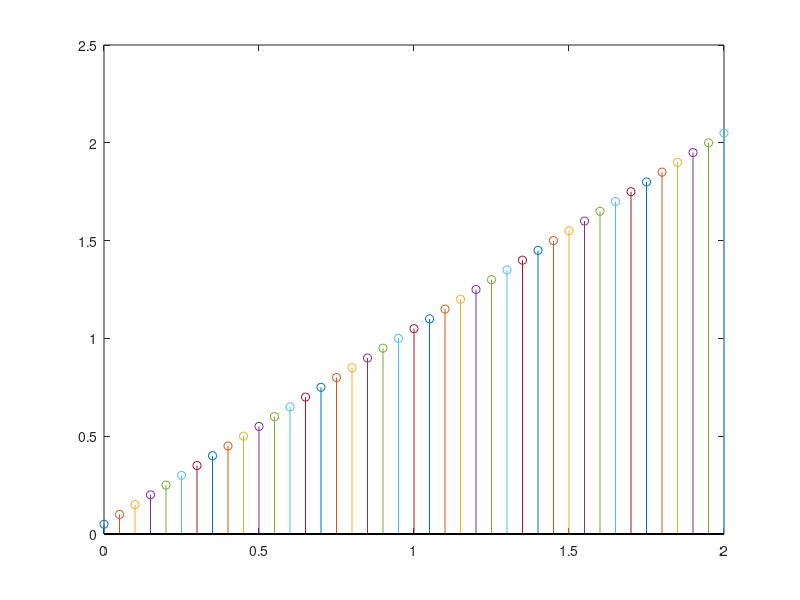
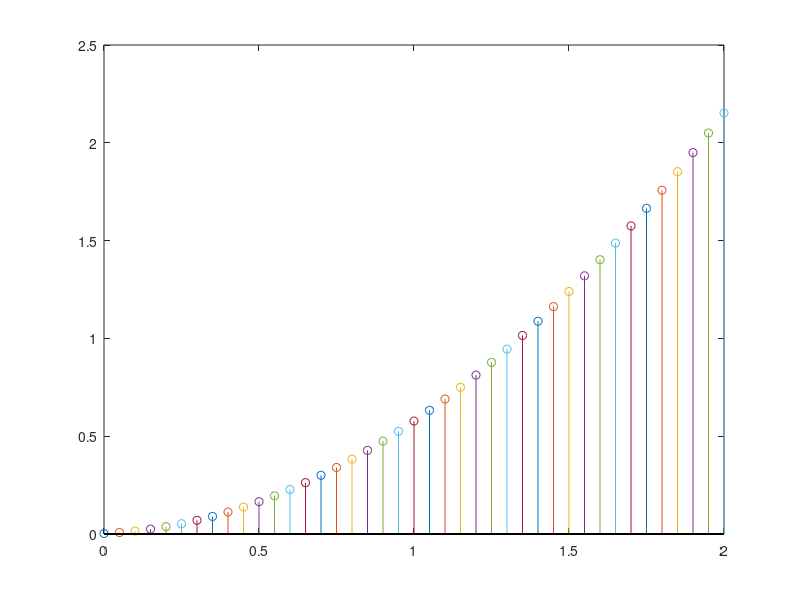

Here is the MATLAB script that generated these plots, in order:
a=1;
dt=0.05;
v=0;
x=0;
for k=0:0.05:2
   v = v+a*dt;
   x = x+v*dt;
   figure(1);
   stem(k,v);
   hold on
   figure(2);
   stem(k,x);
   hold on
end